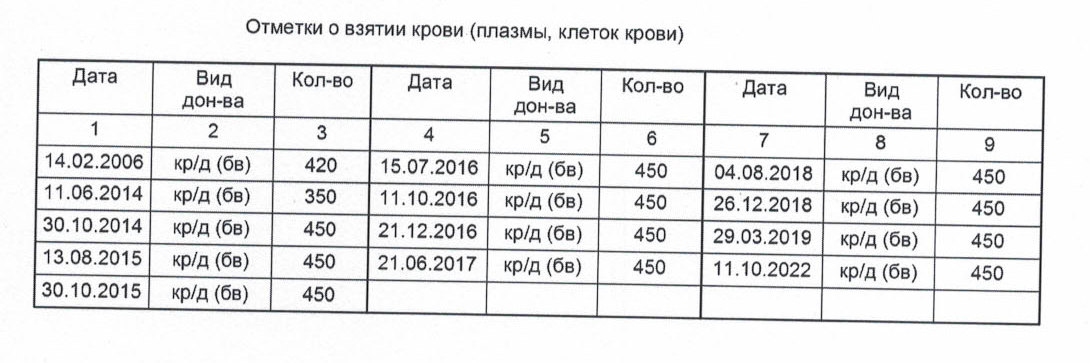
#> input picture notebooks/fedosov/tablica1.jpg, 1090 x 363 px
$ jupyter execute --allow-errors main.ipynb
#> lines starting #> are read from the running program, lines starting #| are printed output that depends on the picture; after the words box and inside, x2 and y2 are one past the last pixel; in counts of white or black regions, pixels touching at a corner belong together
[cell 1]
# импорт библиотек
import cv2
import numpy as np
import pandas as pd
import pytesseract
import easyocr
import re

from PIL import Image

from IPython.display import display

## Функции

### Функция распознавания `img2table`

[cell 2]
# функция для распознавания таблиц с изображения
# pytesseract для текста + EasyOCR для недостающих (digit=0)
# или + EasyOCR для цифр (digit=1)
def img2table(img_path, output_path, digit=0):
    # Считывание изображения
#> called with img_path = 'tablica1.jpg', output_path = 'easy_dig.csv', digit = 0
    img = Image.open(img_path)
#> img is the input picture: PIL image 1090x363 RGB; mean R, G, B 232.6, 232.8, 233.3
    img = np.array(img)
    if img.ndim == 3 and img.shape[2] == 3:
        img = cv2.cvtColor(img, cv2.COLOR_BGR2GRAY)
#> img: shape (363, 1090)

    # Присвоение изображению порогового значения в виде двоичного изображения
    img_bin = cv2.adaptiveThreshold(img, 255, cv2.ADAPTIVE_THRESH_MEAN_C, cv2.THRESH_BINARY_INV, 21, 10)
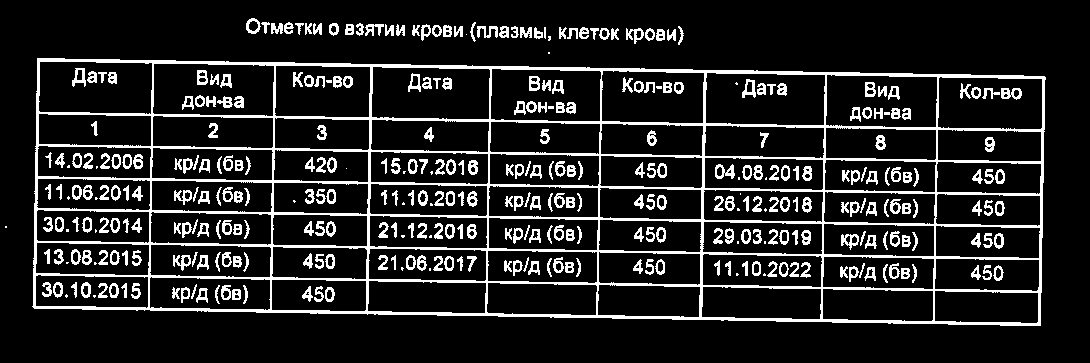
#> img_bin: shape (363, 1090); 13.7% white; 377 white regions (38 under 20 px), largest, box (x1, y1, x2, y2) and area: (32, 58, 1046, 326) 28534, (715, 164, 735, 179) 161, (1001, 88, 1022, 100) 155

    # Ширина ядра как 100-я часть общей ширины
    kernel_len = np.array(img).shape[1] // 100
#> kernel_len = 10

    # Определение вертикального и горизонтального ядер
    ver_kernel = cv2.getStructuringElement(cv2.MORPH_RECT, (1, kernel_len))
#> ver_kernel = [1, 1, 1, 1, 1, 1, 1, 1, 1, 1]
    hor_kernel = cv2.getStructuringElement(cv2.MORPH_RECT, (kernel_len, 1))

    # Ядро размером 2x2
    kernel = cv2.getStructuringElement(cv2.MORPH_RECT, (2, 2))

    # Обнаружение вертикальных и горизонтальных линий
    image_1 = cv2.erode(img_bin, ver_kernel, iterations=3)
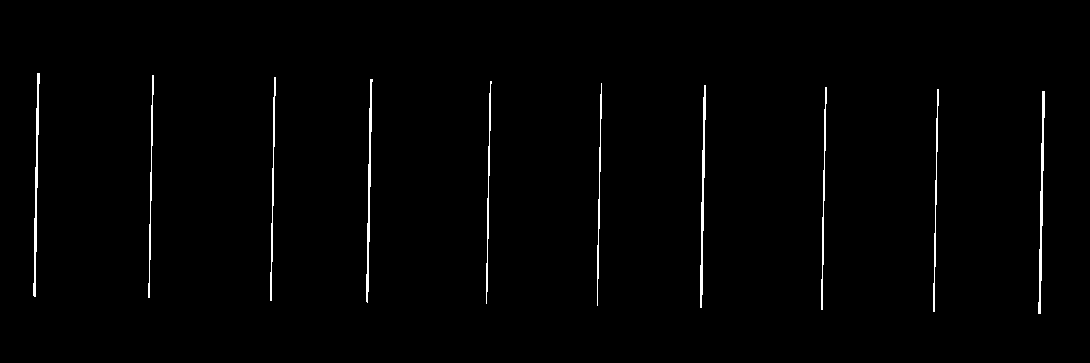
#> image_1: shape (363, 1090); 1.1% white in thin lines or dots, all inside (x1, y1, x2, y2) = (33, 73, 1045, 314)
    vertical_lines = cv2.dilate(image_1, ver_kernel, iterations=3)
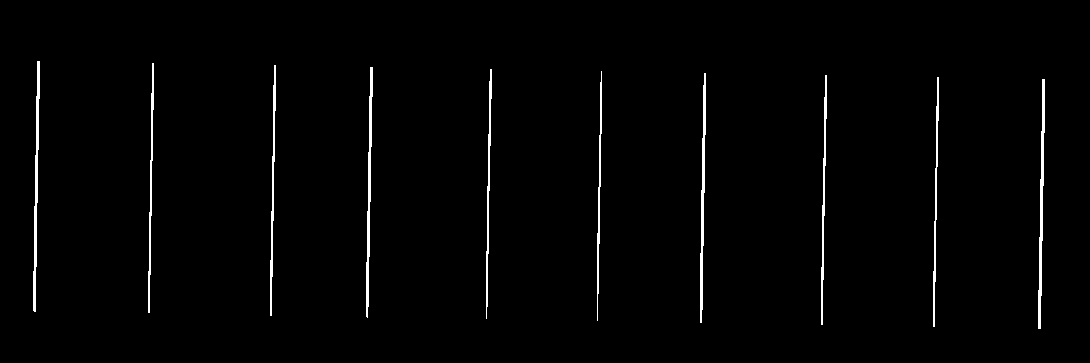
#> vertical_lines: shape (363, 1090); 1.5% white; 10 white regions, largest, box (x1, y1, x2, y2) and area: (1038, 79, 1045, 329) 769, (33, 61, 40, 312) 743, (366, 67, 373, 318) 723

    image_2 = cv2.erode(img_bin, hor_kernel, iterations=3)
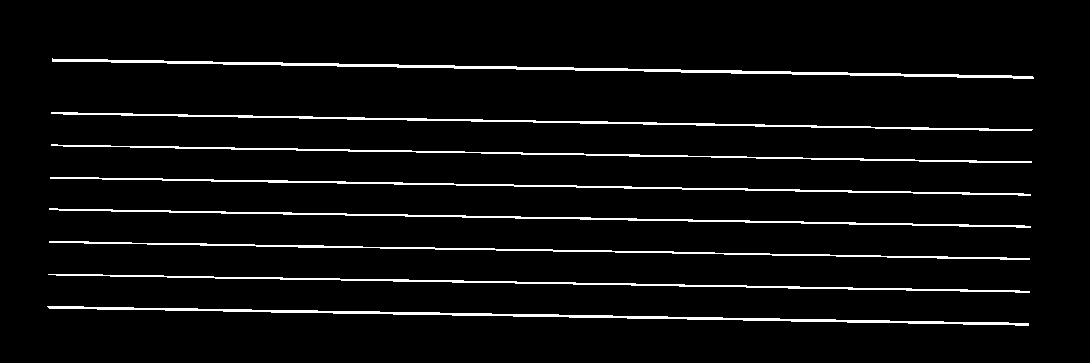
#> image_2: shape (363, 1090); 4.5% white in thin lines or dots, all inside (x1, y1, x2, y2) = (47, 58, 1034, 326)
    horizontal_lines = cv2.dilate(image_2, hor_kernel, iterations=3)
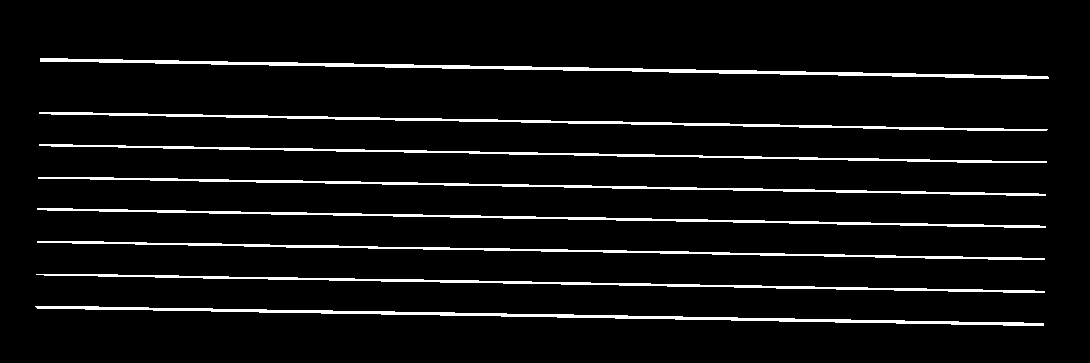
#> horizontal_lines: shape (363, 1090); 5.6% white; 8 white regions, largest, box (x1, y1, x2, y2) and area: (40, 58, 1049, 79) 3494, (35, 306, 1044, 326) 3206, (39, 112, 1048, 131) 2696

    # Объединение горизонтальных и вертикальных линий в новом изображении
    img_vh = cv2.addWeighted(vertical_lines, 0.5, horizontal_lines, 0.5, 0.0)
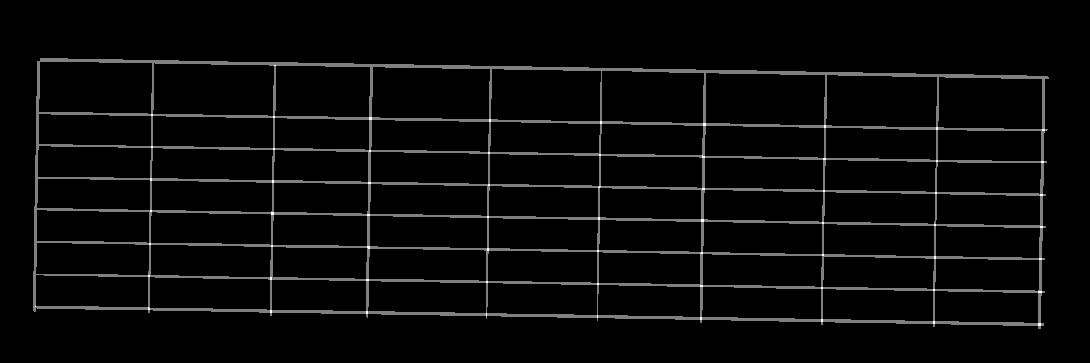
#> img_vh: shape (363, 1090); min 0, max 255, mean 9.1

    # Размывание и установление порогового значения
    img_vh = cv2.erode(~img_vh, kernel, iterations=2)
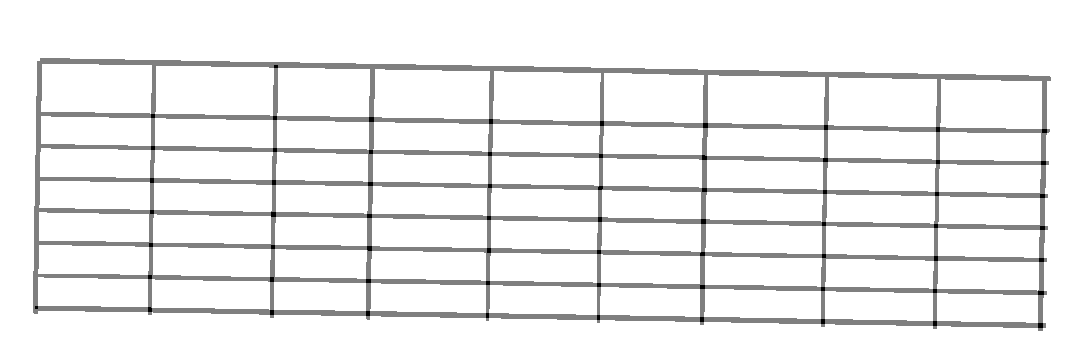
#> img_vh: shape (363, 1090); min 0, max 255, mean 239
    _, img_vh = cv2.threshold(img_vh, 128, 255, cv2.THRESH_BINARY | cv2.THRESH_OTSU)
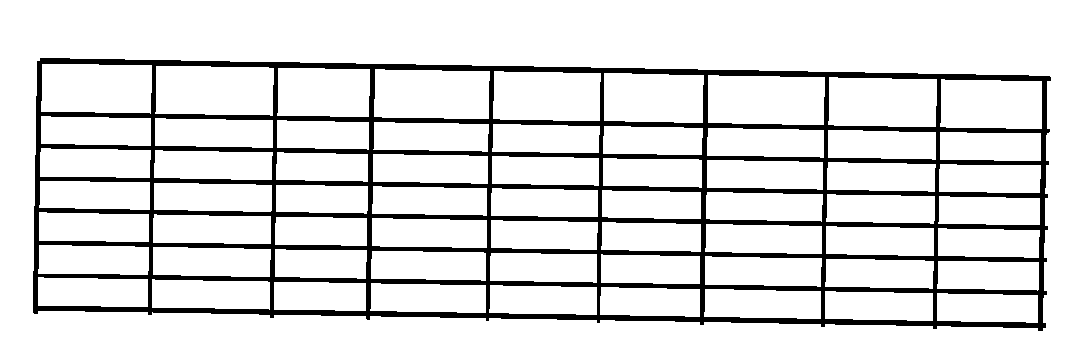
#> img_vh: shape (363, 1090); 87.8% white; 1 black region

    # Обнаружение контуров
    contours, _ = cv2.findContours(img_vh, cv2.RETR_TREE, cv2.CHAIN_APPROX_SIMPLE)
#> contours = 65 contours; largest, box (x1, y1, x2, y2) and area: (0, 0, 1090, 363) 394218, (32, 57, 1052, 332) 256648, (155, 66, 274, 116) 5475, (708, 75, 825, 125) 5410, (374, 69, 490, 119) 5339

    # Преобразование tuple в list
    contours = list(contours)
    contours.reverse()

    # Подсчёт вертикальных линий (столбцов)
    num_vertical_lines = 1
    for contour in contours:
        x, y, w, h = cv2.boundingRect(contour)

        if w > 20 and h > 20 and w < 500 and h < 500:
            num_vertical_lines = int(img.shape[1] / w)
            break
#> this loop made 1 pass
#> (x, y, w, h, num_vertical_lines) on pass 1: (41, 64, 111, 50, 9)

    texts = []
    # Итерация по каждому контуру (ячейке)
    for contour in contours:

        # Получение координат ограничивающего прямоугольника вокруг контура
        x, y, w, h = cv2.boundingRect(contour)
        if w > 20 and h > 20 and w < 500 and h < 500:
            cell_image = img[y:y + h, x:x + w]

            # Получение текста с ячейки
            text = pytesseract.image_to_string(cell_image, lang='rus')

            if digit == 0: # вариант "EasyOCR для недостающих"
                if text == '':
                    results = reader.readtext(cell_image)
                    if len(results) > 0:
                        text = results[0][1]
            else: # вариант "EasyOCR для цифр"
                if text == '' or re.search(r'\d', text):
                    results = reader.readtext(cell_image)
                    if len(results) > 0:
                        text = results[0][1]

            # Добавление текста в список
            texts.append(text.replace('|', '').replace('_', '').replace(',', '.'))
#> this loop made 1 pass
#> (x, y, w, h) on pass 1: (41, 64, 111, 50)
#> pass 1, in img2table, `cell_image = img[y:y + h, x:x + w]`:
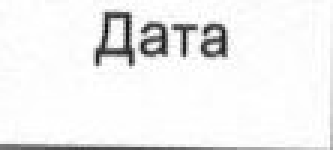
#> cell_image: shape (50, 111) (shown 3 times larger); min 7, max 255, mean 239.5
#> after the loop, texts = []

    # Разделение списка по колучиству столбцов
    texts = [texts[i:i+num_vertical_lines] for i in range(0, len(texts), num_vertical_lines)]

    # Создание датафрейма
    try:
        df = pd.DataFrame(data=texts[1:], columns=texts[0])
    except:
        df = pd.DataFrame(columns=texts)
    df.dropna(inplace=True)
    df = df.applymap(lambda x: x.replace('\n', ''))
    df = df.rename(columns=lambda x: re.sub(r'\s+', ' ', x.replace('\n', ' ')))

    # Сохранение
    df.to_csv(output_path, index=False)

    return df

### Функция сравнения результатов `compare_tables`

[cell 3]
# функция сравнения результатов распознавания с реальными значениями
# df1 - датасет с реальными значениями
# df2 - датасет с результатами распознавания
def compare_tables(df1, df2):
    # считаем, что правильной является 1 таблица

    num_matching_cells = (df1 == df2).sum().sum()

    total_cells = df1.size

    accuracy = num_matching_cells/total_cells
    return num_matching_cells, total_cells, accuracy

## Основная программа

[cell 4]
# активация pytesseract
pytesseract.pytesseract.tesseract_cmd = 'C:/Program Files/Tesseract-OCR/tesseract.exe'

#> (a cell that did not finish here is left out)

[cell 6]
# назначение входного файла с изображением и файла csv с распознанной информацией

#path = 'C:/Users/Anastasia/Downloads/'
#img_path = path + '228963 .jpg'
img_path = 'tablica1.jpg'

#easy_dig_path = path + 'easy_dig.csv'
easy_dig_path = 'easy_dig.csv'

#> (a cell that did not finish here is left out)

[cell 8]
# загрузка и отображение проверочной информации
df_test = pd.read_csv('tablica1.csv')
#> (reads notebooks/fedosov/tablica1.csv from the repository)
